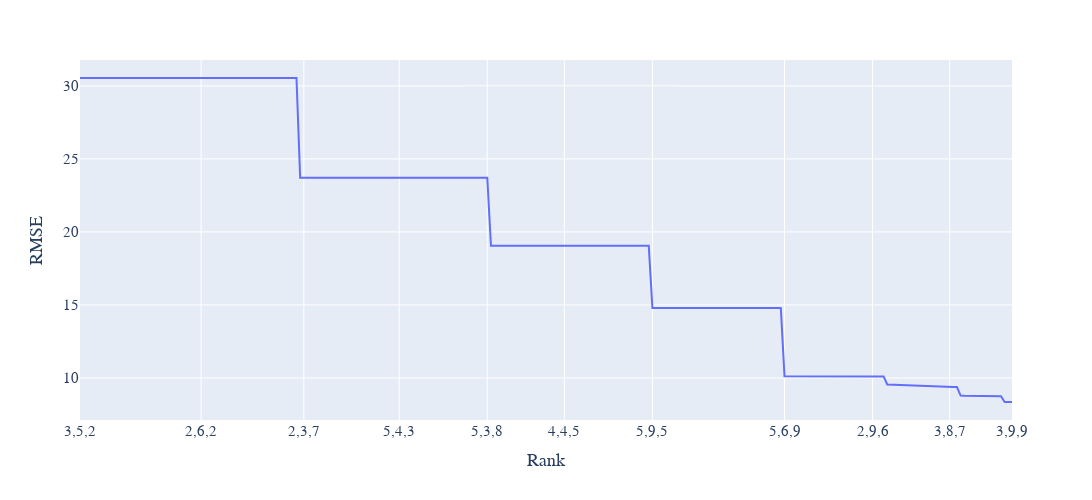

Notebook cell for this chart:
### Code cell
fig = px.line(d, 
                 x='Rank', 
                 y='RMSE', 
                 width=1400,
                 height=500
                 )
fig.update_layout(
    font_family='Arial',
    font_size=15,
    xaxis = dict(
        tickmode ='array',
    tickvals = ['3,5,2','2,6,2','2,3,7','5,4,3','5,3,8','4,4,5','5,9,5','5,6,9','2,9,6','3,8,7','3,9,9']
    )

)
fig.update(layout=dict(title=dict(x=0.5)))
fig.update_traces(marker_size=5)
fig.show()
fig.write_image('graphs/d rank vs rmse.jpeg',scale=(150 / 25.4) / (700 / 900))
fig.write_image('graphs/d rank vs rmse.pdf',scale=(150 / 25.4) / (700 / 300))

### Figure 1 — Plotly figure (JSON) as saved in the notebook; plotly's stock layout.template omitted (floating-point values rounded to 4 significant figures; data arrays with more than 128 entries replaced by an {"elided": "..."} marker saying what was removed)
{"data": [{"hovertemplate": "Rank=%{x}<br>RMSE=%{y}<extra></extra>", "legendgroup": "", "line": {"color": "#636efa", "dash": "solid"}, "marker": {"size": 5, "symbol": "circle"}, "mode": "lines", "name": "", "orientation": "v", "showlegend": false, "type": "scatter", "x": {"elided": "255 str values"}, "xaxis": "x", "y": {"elided": "255 float values"}, "yaxis": "y"}], "layout": {"font": {"family": "Arial", "size": 15}, "height": 500, "legend": {"tracegroupgap": 0}, "margin": {"t": 60}, "title": {"x": 0.5}, "width": 1400, "xaxis": {"anchor": "y", "domain": [0, 1], "tickmode": "array", "tickvals": ["3,5,2", "2,6,2", "2,3,7", "5,4,3", "5,3,8", "4,4,5", "5,9,5", "5,6,9", "2,9,6", "3,8,7", "3,9,9"], "title": {"text": "Rank"}}, "yaxis": {"anchor": "x", "domain": [0, 1], "title": {"text": "RMSE"}}}}
